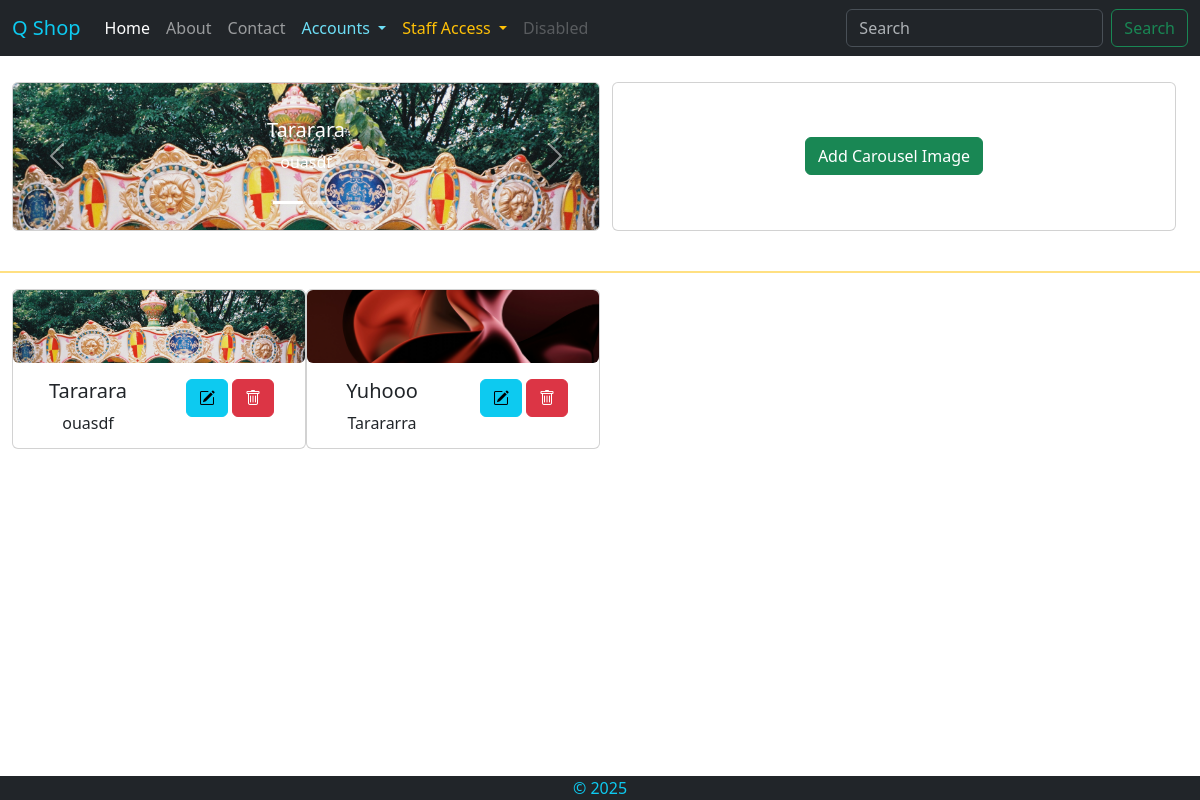
The app's page /carousel/all/ with its own data.
### mainapp/models.py (models this page shows, shortened)
class CarouselImage(models.Model):
    image = models.ImageField(upload_to='carousel/')
    title = models.CharField(max_length=100)
    caption = models.TextField(max_length=200, null=True, blank=True)
    added_at = models.DateTimeField(auto_now_add=True)

### mainapp/views.py (the view)
# urls.py: path('carousel/all/', ViewCarouselImages.as_view(), name='carousels_page'),
class ViewCarouselImages(ListView):
    model = CarouselImage
    context_object_name = 'carousel_images' # If not used, obj name will be <model_name>_list
    template_name = 'mainapp/carousel_list.html'

### templates/mainapp/carousel_list.html (shortened to what this page needs)
{% extends 'base/base.html' %}
{% block content %}
<section class="py-4">
<div class="container-fluid row d-flex  mx-auto">
    <div class="card p-0 overflow-hidden col-12 col-lg-6" id="carousel-preview">
        {% include 'mainapp/includes/carousel.html' %}
    </div>
    <div class="col-12 col-lg-6">
        <div class="card h-100 d-flex justify-content-center align-items-center">
            <a href="{% url 'add_carousel' %}" class="btn btn-success">Add Carousel Image</a>
        </div>
    </div>
</div>
</section>
<hr class="border border-warning border-1 opacity-50">
<section class="carousel-cards-container container-fluid row text-center mx-auto">
    {% for carousel in carousel_images %}
        {% include 'mainapp/includes/carousel_card.html' %}
    {% endfor %}
</section>
{% endblock %}

### templates/mainapp/includes/carousel.html (shortened to what this page needs)
{% load mathfilters %}
<div id="carouselExampleCaptions" class="carousel slide" data-bs-ride="carousel">
  <div class="carousel-indicators">
    {% for img in carousel_images %}
    <button type="button" data-bs-target="#carouselExampleCaptions"
      data-bs-slide-to="{{forloop.counter | sub:1}}"
      class="{% if forloop.counter == 1 %}active{% endif %}"
      aria-current="{% if forloop.counter == 1 %}true{% endif %}"
      aria-label="Slide {{forloop.counter}}">
    </button>
    {% endfor %}
  </div>
  <div class="carousel-inner custom-carousel">
    {% for img in carousel_images %}
    <div class="carousel-item {% if forloop.counter == 1 %}active{% endif %}">
      <img src="{{img.image.url}}" class="d-block w-100" alt="...">
      <div class="carousel-caption d-none d-md-block">
        <h5>{{img.title.capitalize}}</h5>
        <p>{{img.caption}}</p>
      </div>
    </div>
    {% endfor %}
  </div>
  <button class="carousel-control-prev" type="button" data-bs-target="#carouselExampleCaptions" data-bs-slide="prev">
    <span class="carousel-control-prev-icon" aria-hidden="true"></span>
  </button>
  <button class="carousel-control-next" type="button" data-bs-target="#carouselExampleCaptions" data-bs-slide="next">
    <span class="carousel-control-next-icon" aria-hidden="true"></span>
  </button>
</div>

### templates/mainapp/includes/carousel_card.html
{% load static %}
<div class="card col-12 col-sm-6 col-md-4 col-lg-3 p-0">
  <img src="{{carousel.image.url}}" class="card-img-top rounded" alt="...">
  <div class="card-body row">
    <div class="col-6">
      <h5 class="card-title">{{carousel.title}}</h5>
      <p class="card-text text-truncate fs-6">
        {{carousel.caption}}
      </p>
    </div>
    <div class="col-6">
      <a href="{% url 'edit_carousel' carousel.id %}" class="btn btn-info">
        <i class="bi bi-pencil-square"></i>
      </a>
      <a href="{% url 'del_carousel' carousel.id %}" class="btn btn-danger">
        <i class="bi bi-trash"></i>
      </a>
    </div>
  </div>
</div>

### static/css/style.css (style rules this page uses)
* { padding: 0; margin: 0; box-sizing: border-box; }

### records on screen
CarouselImage: image (picture), title "Tararara", caption "ouasdf"
CarouselImage: image (picture), title "Yuhooo", caption "Tarararra"
